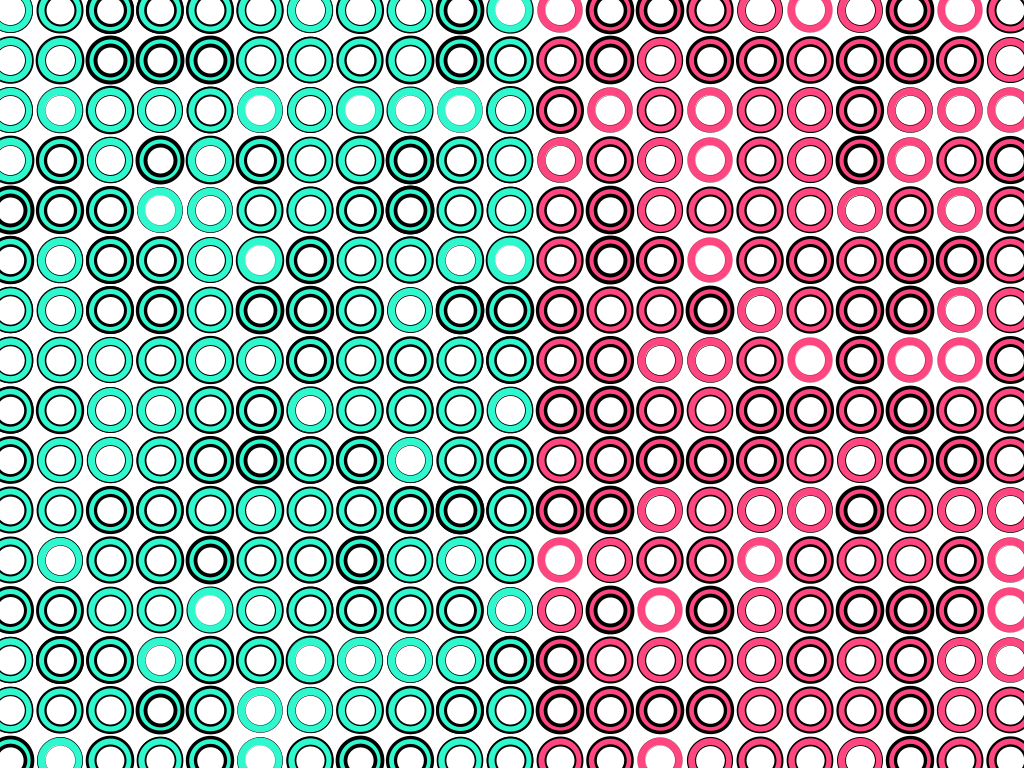
Frame 1 (no input)
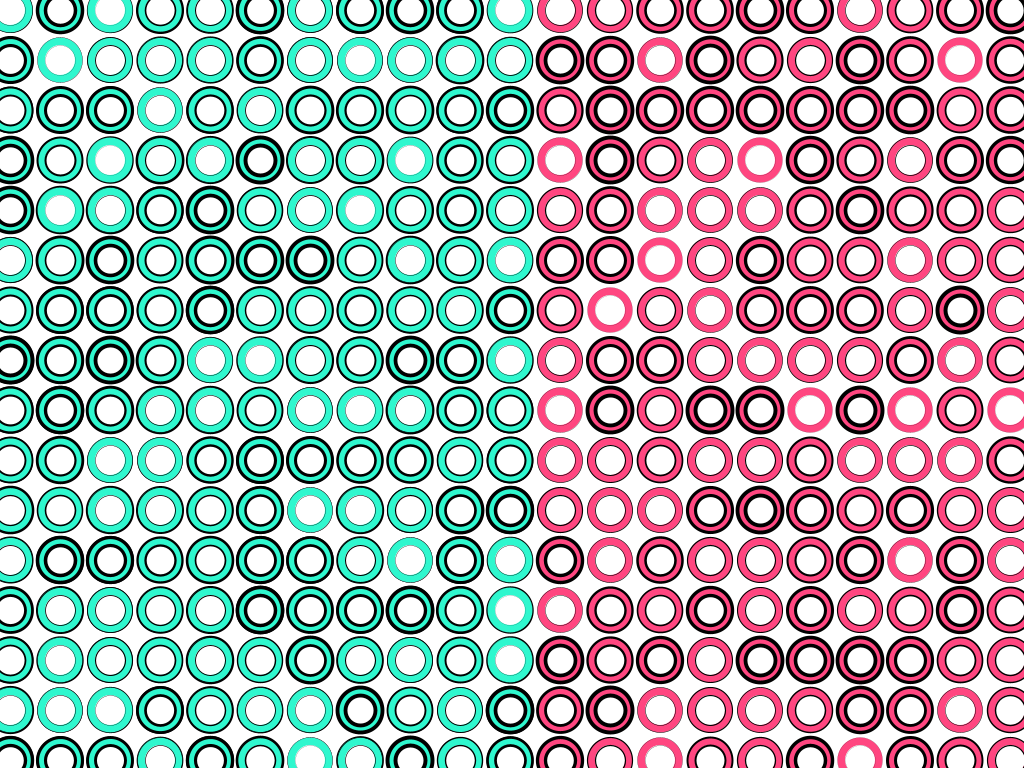
Frame 2 (the mouse pressed at the canvas centre, redrawn once)

The Processing sketch that drew these frames (run headless with seeded random() and noise(); the mouse was pressed at the canvas centre and the sketch redrawn once):

// Processing sketch: processing_147670
// ── processing_147670.pde

// Konkuk University
// Department of Dynamic Media
// SOS iDesign
// Name: PARK Jeungeun
// ID: wjddms6847

void setup() {
  size (1024, 768);
  smooth();
  noLoop();
}

void draw() {
  background(255,255,255);
  
  for(int a = 10; a<1024; a = a+50){
  for(int b = 10; b<768; b = b+50){
    
 fill(255,70,128);
 ellipse(a, b, 45, 45);
 fill(255,255,255);
 ellipse(a, b, 30, 30);
 strokeWeight(random(4));
  
  }
  }
 
  for(int c = 10; c<530; c = c+50){
  for(int d = 10; d<768; d = d+50){

 fill(47,247,206);
 ellipse(c, d, 45,45);
 fill(255,255,255);
 ellipse(c, d, 30,30);
 strokeWeight(random(4));
  
  }
  }
  }

void keyPressed() {
  background(0);
  redraw();

  } 
